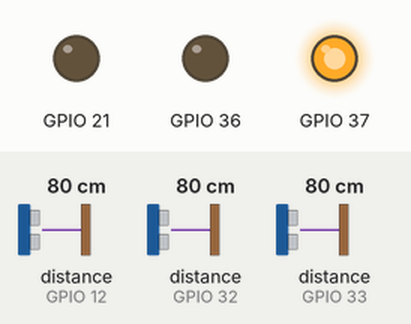
This sketch was run on a simulated ESP32. On the bench: output pins drawn as LEDs (lit = HIGH). The inputs (shaded band) are chosen by the test bench; at power-on: distance to the obstacle (sensors on GPIO 12, GPIO 32, GPIO 33) 80 cm. The echo pulse lasts 58.3 µs per cm; pins used as bus, display or sensor lines are not drawn; what the sketch prints to the serial monitor is not drawn.

Above: at 14.0 s.
14.1 s: distance to the obstacle (sensor on GPIO 12) set to 2 cm
16.2 s: distance to the obstacle (sensor on GPIO 32) set to 18 cm
17.7 s: distance to the obstacle (sensor on GPIO 32) set to 13 cm
At 18.9 s:
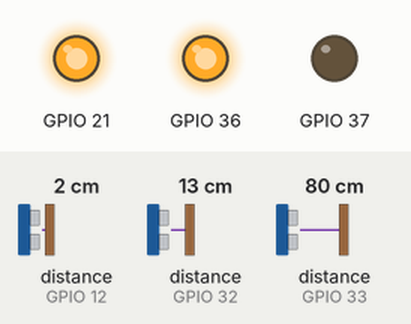
20.9 s: distance to the obstacle (sensor on GPIO 32) set to 35 cm
At 21.9 s:
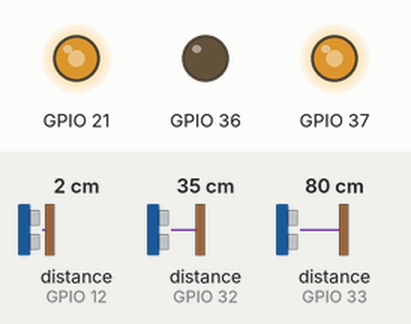
22.5 s: distance to the obstacle (sensor on GPIO 12) set to 5 cm
At 24.77 s:
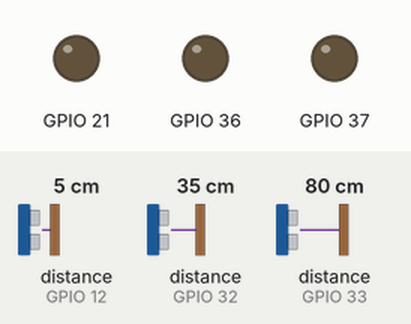
Timing chart, 0 to 26.3 s (numbered marks = the images above; inputs shaded):
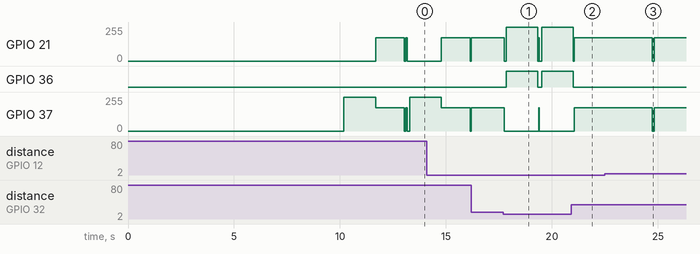

The sketch:

mazecar2.ino
```cpp
// set up PWM for leftside and rightside wheels
int pwmChanLF = 0;
int pwmChanLB = 1;
int pwmChanRF = 2;
int pwmChanRB = 3;
int freq = 5000;
int res = 8;

const float c = 3.43e5; // the speed of sounds (m/s)

// set up X, Y, Z ultrasonic sensors
const int pingPinY = 15;
const int echoPinY = 32;
const int pingPinX = 13;
const int echoPinX = 12;
const int pingPinZ = 27;
const int echoPinZ = 33;
// Y is forwards facing sensor
// X should be first right wall
// Z shouldn't be used

void setup() {  // set up sensors and begin
  // set up L and R wheel PWM for forward and back
  ledcSetup(pwmChanLF, freq, res);
  ledcAttachPin(A1, pwmChanLF);
  ledcSetup(pwmChanLB, freq, res);
  ledcAttachPin(A0, pwmChanLB);
  ledcSetup(pwmChanRF, freq, res);
  ledcAttachPin(21, pwmChanRF);
  ledcSetup(pwmChanRB, freq, res);
  ledcAttachPin(A5, pwmChanRB);

  // set up three ultrasonic sensors
  pinMode(pingPinY, OUTPUT);
  pinMode(echoPinY, INPUT);
  digitalWrite(pingPinY, LOW);
  pinMode(pingPinX, OUTPUT);
  pinMode(echoPinX, INPUT);
  digitalWrite(pingPinX, LOW);
  pinMode(pingPinZ, OUTPUT);
  pinMode(echoPinZ, INPUT);
  digitalWrite(pingPinZ, LOW);

  Serial.begin(115200);
  Serial.println("STARTING");

}

long durationY;
long durationX;
long durationZ;
long distanceY;
long distanceX;
long distanceZ;

long prevDistX;
long prevDistY;
long prevDistZ;
long newDistX;
long deltaDistX;
long deltaDistY;
long deltaDistZ;

int count = 0;
void loop()
{ // main logic loop that runs the car

  // initial wait
  if (count==0) {
    delay(10000);
    straightReset();
  }

  // each iteration of loop checks all distances
  distanceX = takeDataX(); // right sensor
  distanceY = takeDataY(); // forward sensor
  distanceZ = takeDataZ(); // left sensor

  // ASSUME THERE IS WALL ON RIGHT AT START
  // maybe write entrance function here

  // logic for following wall
  if (distanceX > 200)
  {
    // if gap in wall, must turn into gap
    turn(90);
    // go forward a bit to enter gap
    straight(1350);
    prevDistX = takeDataX();
    prevDistY = takeDataY();
    prevDistZ = takeDataZ();
  }
  else if (distanceY < 150)
  {
    // there is a corner in front of us
    turn(-90);
    prevDistX = takeDataX();
    prevDistY = takeDataY();
    prevDistZ = takeDataZ();
  }
  else
  {
    if(count%64 == 0)
    {
      // Straightening code
      deltaDistX = distanceX - prevDistX;
      deltaDistY = distanceY - prevDistY;
      deltaDistZ = distanceZ - prevDistZ;
      prevDistX = distanceX;
      prevDistY = distanceY;
      prevDistZ = distanceZ;
      // Use the deltaDistance to make a minor correction
      if (deltaDistX > 10)
      {
        // Turn left a bit based on the deltaDistance
        turn((int)(-deltaDistX/4));
        // Go straight
        ledcWrite(pwmChanLF, 175);
        ledcWrite(pwmChanRF, 175);
      }
      else if (deltaDistZ > 10)
      {
        // Turn right a bit based on the deltaDistance
        turn((int)(deltaDistZ/4));
        // Go straight
        ledcWrite(pwmChanLF, 175);
        ledcWrite(pwmChanRF, 175);
      }
      else
      {
        // Go straight
        ledcWrite(pwmChanLF, 175);
        ledcWrite(pwmChanRF, 175);
      }
    }
  }
  // default to go straight after making necessary turns
  ledcWrite(pwmChanLF, 175);
  ledcWrite(pwmChanRF, 175);
  count++;
}

void straightReset() {
  prevDistX = 0;
  newDistX = 0;
  deltaDistX = 0;
}

void straight(int time) {
  ledcWrite(pwmChanLF, 175);
  ledcWrite(pwmChanRF, 175);
  delay(time);
  ledcWrite(pwmChanLF, 0);
  ledcWrite(pwmChanRF, 0);
}

void back(int time) {
  ledcWrite(pwmChanLF, 0);
  ledcWrite(pwmChanRF, 0);
  ledcWrite(pwmChanLB, 175);
  ledcWrite(pwmChanRB, 175);
  delay(time);
  ledcWrite(pwmChanLB, 0);
  ledcWrite(pwmChanRB, 0);
}

void turn(int degrees) {
  // first, stop all wheel motion
  ledcWrite(pwmChanLF, 0);
  ledcWrite(pwmChanLB, 0);
  ledcWrite(pwmChanRF, 0);
  ledcWrite(pwmChanRB, 0);

  delay(100); // wait for wheels to stop turning (0.1s)

  // calculate duration of turn based on angle
  int dur90 = 1500;
  float ratio = (abs(degrees) / 90) * dur90;
  int turndur = (int)ratio;


  if (degrees > 0) {
    // turn right
    ledcWrite(pwmChanLF, 255);
    ledcWrite(pwmChanRB, 255);
    delay(turndur);
    // stop turn
    ledcWrite(pwmChanLF, 0);
    ledcWrite(pwmChanRB, 0);

  } else if (degrees < 0) {
    // turn left
    ledcWrite(pwmChanRF, 255);
    ledcWrite(pwmChanLB, 255);
    delay(turndur);
    // stop turn
    ledcWrite(pwmChanRF, 0);
    ledcWrite(pwmChanLB, 0);

  } else {
    // do nothing
    return;
  }
}

long takeDataX(){

  long totalDistanceX = 0;

  for (int i = 0; i < 5; i++) {
    digitalWrite(pingPinX, HIGH);
    delayMicroseconds(10);
    digitalWrite(pingPinX, LOW);
    long durationX = pulseIn(echoPinX, HIGH);
    long distanceX = durationX * 1.e-6 * c / 2;
    totalDistanceX += distanceX;
  }

  long averageDistanceX = totalDistanceX / 5;
  return averageDistanceX;
}

long takeDataY(){

  long totalDistanceY = 0;

  for (int i = 0; i < 5; i++) {
    digitalWrite(pingPinY, HIGH);
    delayMicroseconds(10);
    digitalWrite(pingPinY, LOW);
    long durationY = pulseIn(echoPinY, HIGH);
    long distanceY = durationY * 1.e-6 * c / 2;
    totalDistanceY += distanceY;
  }

  long averageDistanceY = totalDistanceY / 5;
  return averageDistanceY;
}

long takeDataZ(){

  long totalDistanceZ = 0;

  for (int i = 0; i < 5; i++) {
    digitalWrite(pingPinZ, HIGH);
    delayMicroseconds(10);
    digitalWrite(pingPinZ, LOW);
    long durationZ = pulseIn(echoPinZ, HIGH);
    long distanceZ = durationZ * 1.e-6 * c / 2;
    totalDistanceZ += distanceZ;
  }

  long averageDistanceZ = totalDistanceZ / 5;
  return averageDistanceZ;
}
```

Measured:
- the behaviour switches between 16 and 15 cm on distance to the obstacle (sensor on GPIO 32) (found by bisection; images 0 and 1)
- the behaviour switches between 3 and 4 cm on distance to the obstacle (sensor on GPIO 12) (found by bisection; images 2 and 3)
- after the input at 16.2 s, every drawn part: stays the same
- after the input at 17.7 s, GPIO 21: 174/255 → 0/255 at once, → 255/255 0.10 s later, → 0/255 1.5 s later, → 255/255 0.17 s later; GPIO 36: LOW → HIGH after 0.14 s, → LOW 1.5 s later, → HIGH 0.17 s later; GPIO 37: 174/255 → 0/255 at once
- after the input at 20.9 s, GPIO 21, GPIO 37: goes on until 21.1 s, then stays 174/255; GPIO 36: goes on until 21.0 s, then stays LOW
- after the input at 22.5 s, GPIO 21, GPIO 37: 174/255 → 0/255 after 2.2 s, → 174/255 0.10 s later
